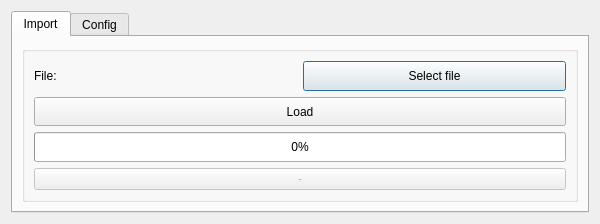
<?xml version="1.0" encoding="UTF-8"?>
<ui version="4.0">
 <class>load_srt</class>
 <widget class="QDialog" name="load_srt">
  <property name="geometry">
   <rect>
    <x>0</x>
    <y>0</y>
    <width>600</width>
    <height>224</height>
   </rect>
  </property>
  <property name="minimumSize">
   <size>
    <width>0</width>
    <height>10</height>
   </size>
  </property>
  <property name="maximumSize">
   <size>
    <width>16777215</width>
    <height>224</height>
   </size>
  </property>
  <property name="windowTitle">
   <string>Load srt file</string>
  </property>
  <layout class="QGridLayout" name="gridLayout">
   <item row="0" column="0">
    <widget class="QTabWidget" name="tabWidget">
     <property name="focusPolicy">
      <enum>Qt::WheelFocus</enum>
     </property>
     <property name="currentIndex">
      <number>0</number>
     </property>
     <widget class="QWidget" name="tab">
      <attribute name="title">
       <string>Import</string>
      </attribute>
      <layout class="QGridLayout" name="gridLayout_2">
       <item row="0" column="0">
        <widget class="QGroupBox" name="import_box">
         <property name="title">
          <string/>
         </property>
         <layout class="QGridLayout" name="gridLayout_3">
          <item row="0" column="1">
           <widget class="QPushButton" name="select_file_btn">
            <property name="sizePolicy">
             <sizepolicy hsizetype="Minimum" vsizetype="Preferred">
              <horstretch>0</horstretch>
              <verstretch>0</verstretch>
             </sizepolicy>
            </property>
            <property name="text">
             <string>Select file</string>
            </property>
           </widget>
          </item>
          <item row="1" column="0" colspan="2">
           <widget class="QPushButton" name="load_btn">
            <property name="sizePolicy">
             <sizepolicy hsizetype="Minimum" vsizetype="Preferred">
              <horstretch>0</horstretch>
              <verstretch>0</verstretch>
             </sizepolicy>
            </property>
            <property name="text">
             <string>Load</string>
            </property>
           </widget>
          </item>
          <item row="0" column="0">
           <widget class="QLabel" name="file_lbl">
            <property name="text">
             <string>File: </string>
            </property>
           </widget>
          </item>
          <item row="2" column="0" colspan="2">
           <widget class="QProgressBar" name="progressBar">
            <property name="sizePolicy">
             <sizepolicy hsizetype="Expanding" vsizetype="Preferred">
              <horstretch>0</horstretch>
              <verstretch>0</verstretch>
             </sizepolicy>
            </property>
            <property name="value">
             <number>0</number>
            </property>
           </widget>
          </item>
          <item row="3" column="0" colspan="2">
           <widget class="QPushButton" name="proceed_btn">
            <property name="enabled">
             <bool>false</bool>
            </property>
            <property name="text">
             <string>-</string>
            </property>
           </widget>
          </item>
         </layout>
        </widget>
       </item>
      </layout>
     </widget>
     <widget class="QWidget" name="tab_2">
      <attribute name="title">
       <string>Config</string>
      </attribute>
      <layout class="QGridLayout" name="gridLayout_5">
       <item row="0" column="0">
        <widget class="QGroupBox" name="config_box">
         <property name="title">
          <string/>
         </property>
         <layout class="QGridLayout" name="gridLayout_4">
          <item row="0" column="0">
           <widget class="QLabel" name="db_file_label">
            <property name="maximumSize">
             <size>
              <width>250</width>
              <height>16777215</height>
             </size>
            </property>
            <property name="text">
             <string>Database file:</string>
            </property>
           </widget>
          </item>
          <item row="0" column="1">
           <widget class="QPushButton" name="select_file_btn_2">
            <property name="sizePolicy">
             <sizepolicy hsizetype="Minimum" vsizetype="Preferred">
              <horstretch>0</horstretch>
              <verstretch>0</verstretch>
             </sizepolicy>
            </property>
            <property name="maximumSize">
             <size>
              <width>250</width>
              <height>16777215</height>
             </size>
            </property>
            <property name="text">
             <string>Select File</string>
            </property>
           </widget>
          </item>
          <item row="1" column="0">
           <widget class="QLabel" name="word_scoring_lbl">
            <property name="maximumSize">
             <size>
              <width>250</width>
              <height>16777215</height>
             </size>
            </property>
            <property name="text">
             <string>Word scoring engine</string>
            </property>
           </widget>
          </item>
          <item row="1" column="1">
           <widget class="QComboBox" name="word_scoring_combo">
            <property name="sizePolicy">
             <sizepolicy hsizetype="Preferred" vsizetype="Preferred">
              <horstretch>0</horstretch>
              <verstretch>0</verstretch>
             </sizepolicy>
            </property>
            <item>
             <property name="text">
              <string>TwinWordAPI</string>
             </property>
            </item>
           </widget>
          </item>
          <item row="2" column="0">
           <widget class="QLabel" name="word_lemma_lbl">
            <property name="maximumSize">
             <size>
              <width>250</width>
              <height>16777215</height>
             </size>
            </property>
            <property name="text">
             <string>Word lemmatization engine</string>
            </property>
           </widget>
          </item>
          <item row="2" column="1">
           <widget class="QComboBox" name="word_lemma_combo">
            <property name="sizePolicy">
             <sizepolicy hsizetype="Preferred" vsizetype="Preferred">
              <horstretch>0</horstretch>
              <verstretch>0</verstretch>
             </sizepolicy>
            </property>
            <item>
             <property name="text">
              <string>WiktionaryAPI</string>
             </property>
            </item>
            <item>
             <property name="text">
              <string>UltraLinguaAPI</string>
             </property>
            </item>
            <item>
             <property name="text">
              <string>LinguaRobotAPI</string>
             </property>
            </item>
           </widget>
          </item>
          <item row="3" column="0">
           <widget class="QLabel" name="word_trans_lbl">
            <property name="text">
             <string>Word translation engine</string>
            </property>
           </widget>
          </item>
          <item row="3" column="1">
           <widget class="QComboBox" name="word_trans_combo">
            <property name="sizePolicy">
             <sizepolicy hsizetype="Preferred" vsizetype="Preferred">
              <horstretch>0</horstretch>
              <verstretch>0</verstretch>
             </sizepolicy>
            </property>
            <item>
             <property name="text">
              <string>Offline Database</string>
             </property>
            </item>
           </widget>
          </item>
         </layout>
        </widget>
       </item>
      </layout>
     </widget>
    </widget>
   </item>
  </layout>
 </widget>
 <resources/>
 <connections>
  <connection>
   <sender>select_file_btn</sender>
   <signal>clicked()</signal>
   <receiver>load_srt</receiver>
   <slot>open_file_dialog()</slot>
   <hints>
    <hint type="sourcelabel">
     <x>360</x>
     <y>69</y>
    </hint>
    <hint type="destinationlabel">
     <x>288</x>
     <y>0</y>
    </hint>
   </hints>
  </connection>
  <connection>
   <sender>load_btn</sender>
   <signal>clicked()</signal>
   <receiver>load_srt</receiver>
   <slot>load_file_action()</slot>
   <hints>
    <hint type="sourcelabel">
     <x>294</x>
     <y>115</y>
    </hint>
    <hint type="destinationlabel">
     <x>135</x>
     <y>0</y>
    </hint>
   </hints>
  </connection>
  <connection>
   <sender>select_file_btn_2</sender>
   <signal>clicked()</signal>
   <receiver>load_srt</receiver>
   <slot>open_database_file()</slot>
   <hints>
    <hint type="sourcelabel">
     <x>385</x>
     <y>62</y>
    </hint>
    <hint type="destinationlabel">
     <x>325</x>
     <y>0</y>
    </hint>
   </hints>
  </connection>
  <connection>
   <sender>word_scoring_combo</sender>
   <signal>currentIndexChanged(QString)</signal>
   <receiver>load_srt</receiver>
   <slot>API_settings_changed()</slot>
   <hints>
    <hint type="sourcelabel">
     <x>480</x>
     <y>96</y>
    </hint>
    <hint type="destinationlabel">
     <x>443</x>
     <y>0</y>
    </hint>
   </hints>
  </connection>
  <connection>
   <sender>word_lemma_combo</sender>
   <signal>currentIndexChanged(QString)</signal>
   <receiver>load_srt</receiver>
   <slot>API_settings_changed()</slot>
   <hints>
    <hint type="sourcelabel">
     <x>559</x>
     <y>161</y>
    </hint>
    <hint type="destinationlabel">
     <x>495</x>
     <y>0</y>
    </hint>
   </hints>
  </connection>
  <connection>
   <sender>word_trans_combo</sender>
   <signal>currentIndexChanged(QString)</signal>
   <receiver>load_srt</receiver>
   <slot>API_settings_changed()</slot>
   <hints>
    <hint type="sourcelabel">
     <x>559</x>
     <y>199</y>
    </hint>
    <hint type="destinationlabel">
     <x>472</x>
     <y>4</y>
    </hint>
   </hints>
  </connection>
  <connection>
   <sender>proceed_btn</sender>
   <signal>clicked()</signal>
   <receiver>load_srt</receiver>
   <slot>proceed_clicked()</slot>
   <hints>
    <hint type="sourcelabel">
     <x>326</x>
     <y>177</y>
    </hint>
    <hint type="destinationlabel">
     <x>162</x>
     <y>5</y>
    </hint>
   </hints>
  </connection>
 </connections>
 <slots>
  <slot>open_file_dialog()</slot>
  <slot>load_file_action()</slot>
  <slot>open_database_file()</slot>
  <slot>API_settings_changed()</slot>
  <slot>proceed_clicked()</slot>
 </slots>
</ui>
